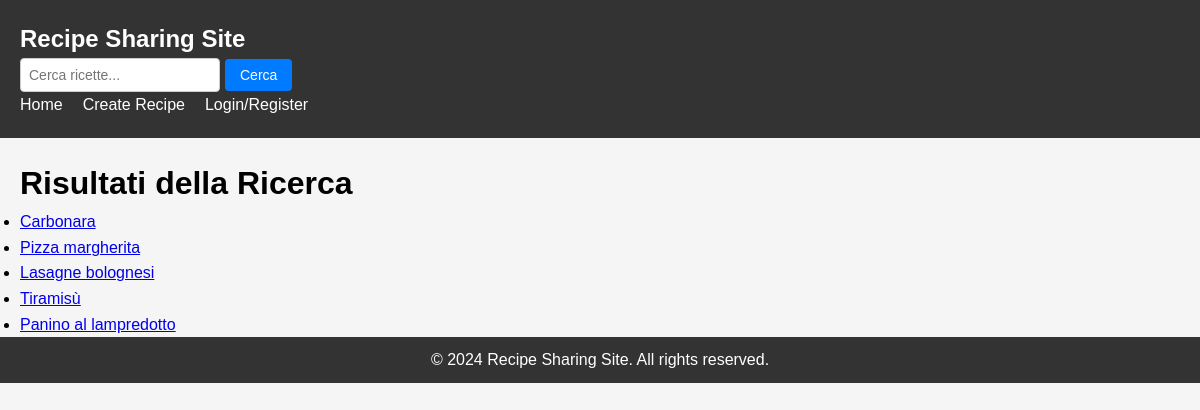
The page /recipes/search/ on the database its author committed.
### recipes/models.py (models this page shows, shortened)
class Recipe(models.Model):
    title = models.CharField(max_length=200)
    description = models.TextField()
    ingredients = models.TextField()
    instructions = models.TextField()
    prep_time = models.IntegerField()
    cook_time = models.IntegerField()
    author = models.ForeignKey(User, on_delete=models.CASCADE,related_name='recipes')
    created_at = models.DateTimeField(auto_now_add=True)
    updated_at = models.DateTimeField(auto_now=True)
    likes = models.ManyToManyField(User, related_name='liked_recipes', blank=True)

### recipes/views.py (the view)
# urls.py: path('search/', views.search_recipes, name='search_recipes'),
def search_recipes(request):
    query = request.GET.get('query')
    recipes = Recipe.objects.all()
    if query:
        recipes = recipes.filter(title__icontains=query)
    return render(request, 'recipes/search_results.html', {'recipes': recipes, 'query': query})

### recipes/templates/recipes/search_results.html
{% extends 'base_generic.html' %}
{% load static %}
{% block content %}
    <h1>Risultati della Ricerca</h1>
    {% if recipes %}
        <ul class="list_results">
            {% for recipe in recipes %}
                <li><a href="{% url 'recipe_detail' pk=recipe.pk %}" >{{ recipe.title }}</a></li>
            {% endfor %}
        </ul>
    {% else %}
        <p>Nessuna ricetta trovata.</p>
    {% endif %}
{% endblock %}

### recipes/static/css/styles.css (style rules this page uses)
* { margin: 0; padding: 0; box-sizing: border-box; }
body { font-family: Arial, sans-serif; line-height: 1.6; background-color: #f5f5f5; }

### rows shown on the page
Recipe: title "Carbonara"
Recipe: title "Pizza margherita"
Recipe: title "Lasagne bolognesi"
Recipe: title "Tiramisù"
Recipe: title "Panino al lampredotto"
